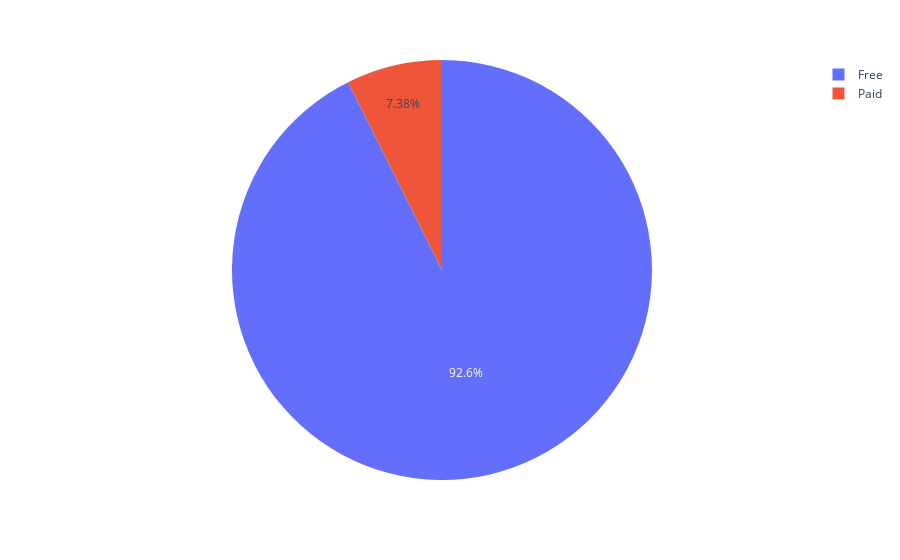

The notebook cell saved with this chart:
### Code cell
px.pie(data_frame=df['Type'].value_counts(),names=df['Type'].values)

### Figure 1 — Plotly figure (JSON) as saved in the notebook; plotly's stock layout.template omitted (floating-point values rounded to 4 significant figures; data arrays with more than 128 entries replaced by an {"elided": "..."} marker saying what was removed)
{"data": [{"domain": {"x": [0, 1], "y": [0, 1]}, "hovertemplate": "label=%{label}<extra></extra>", "labels": {"elided": "10841 str values"}, "legendgroup": "", "name": "", "showlegend": true, "type": "pie"}], "layout": {"legend": {"tracegroupgap": 0}, "margin": {"t": 60}}}
